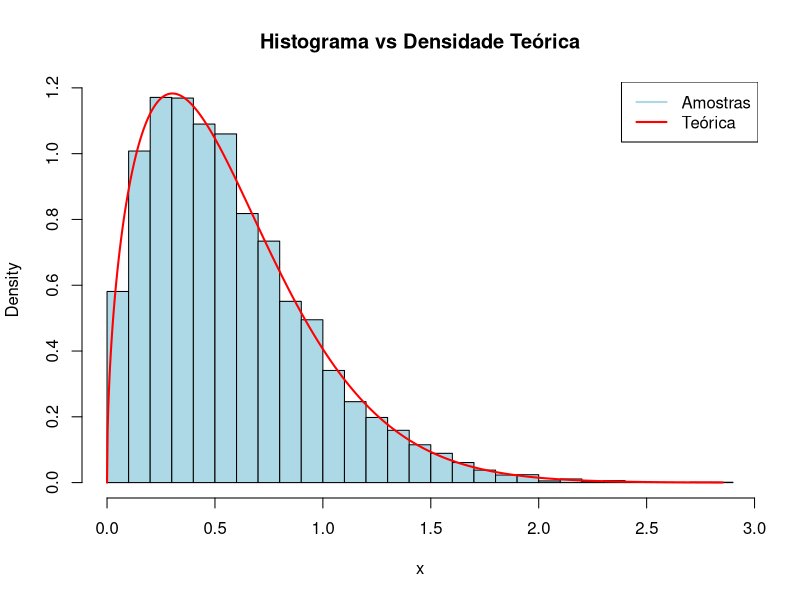

R code for this plot:

rweib <- function(n, alpha, beta){
  U <- runif(n)
  x <- (-log(U) / alpha)^(1/beta)
  return(x)
}

densidade_teorica <- function(x, alpha, beta) {
  alpha * beta * x^(beta - 1) * exp(-alpha * x^beta)
}

set.seed(123)  

alpha <- 2
beta <- 1.5
n <- 10000

amostras <- rweib(n, alpha, beta)

hist(amostras, breaks = 30, probability = TRUE, 
     main = "Histograma vs Densidade Teórica",
     xlab = "x", col = "lightblue")

x_seq <- seq(0, max(amostras), length.out = 1000)
lines(x_seq, densidade_teorica(x_seq, alpha, beta), col = "red", lwd = 2)

legend("topright", legend = c("Amostras", "Teórica"), 
       col = c("lightblue", "red"), lwd = c(2, 2))

